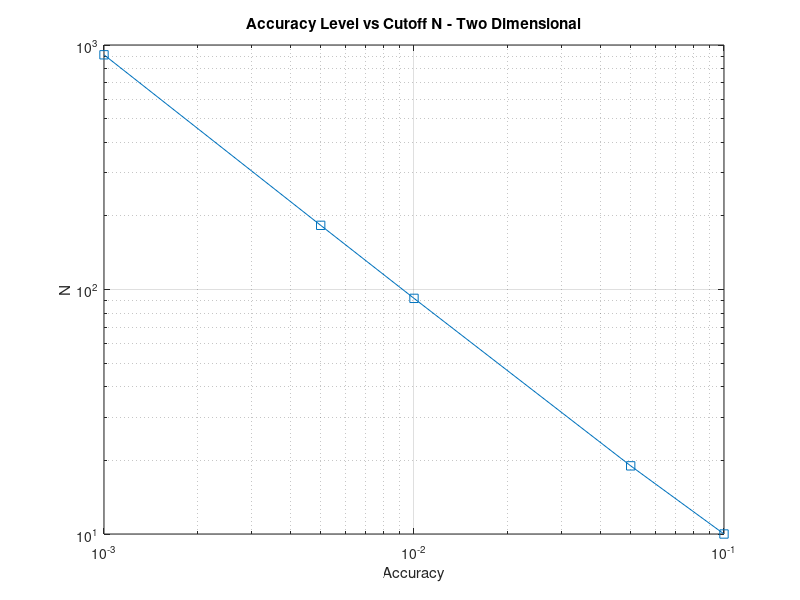

Here is the MATLAB script that generated this plot:
%% Plot N(threshold) -vs- (threshold)

thresholds = [0.1, 0.05, 0.01, 0.005, 0.001]
n_depth = [10, 19, 92, 183, 912]%% Found by series_equals_ln2.m

loglog(thresholds, n_depth, '-s')
grid on
title('Accuracy Level vs Cutoff N - Two Dimensional')
ylabel('N');
xlabel('Accuracy');